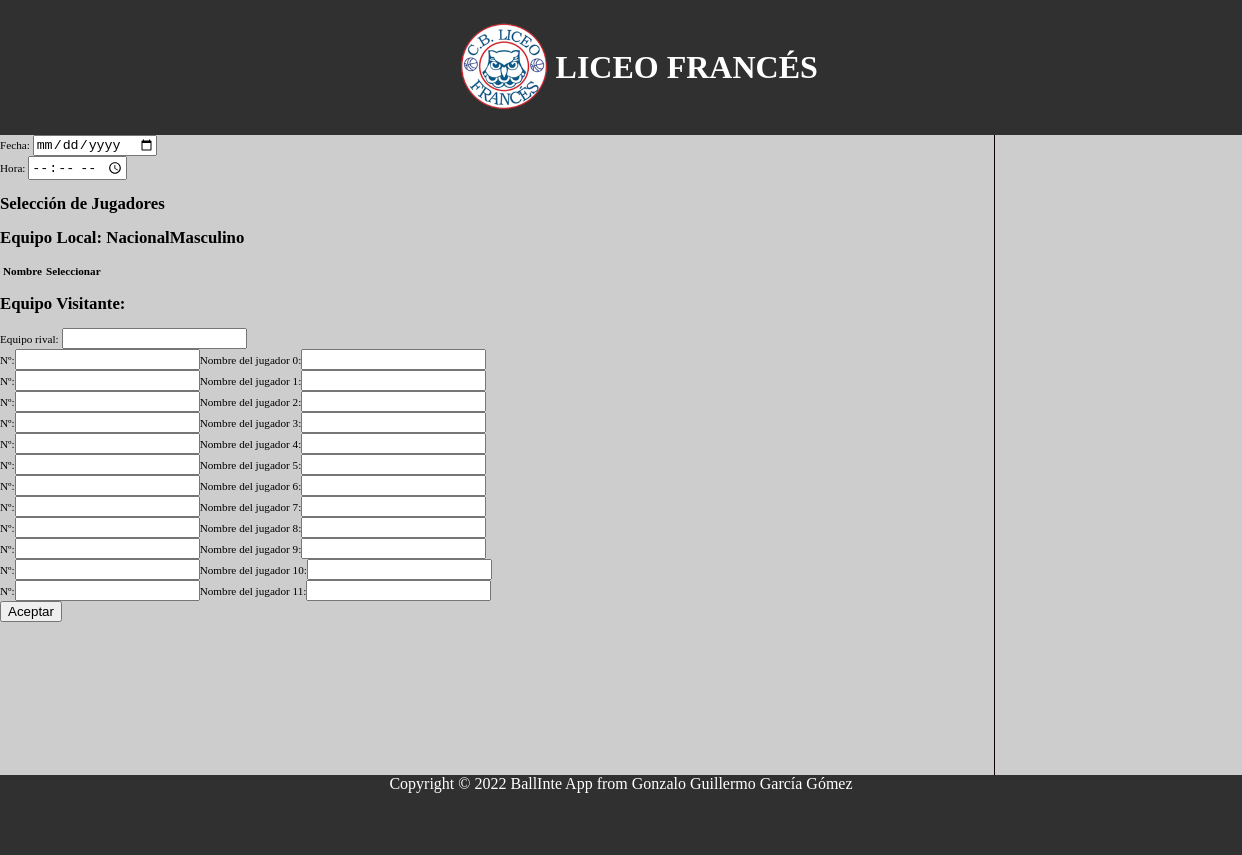
The page /seleccion_jugadores.php?idEquipo=NacionalMasculino on the database as committed earlier.
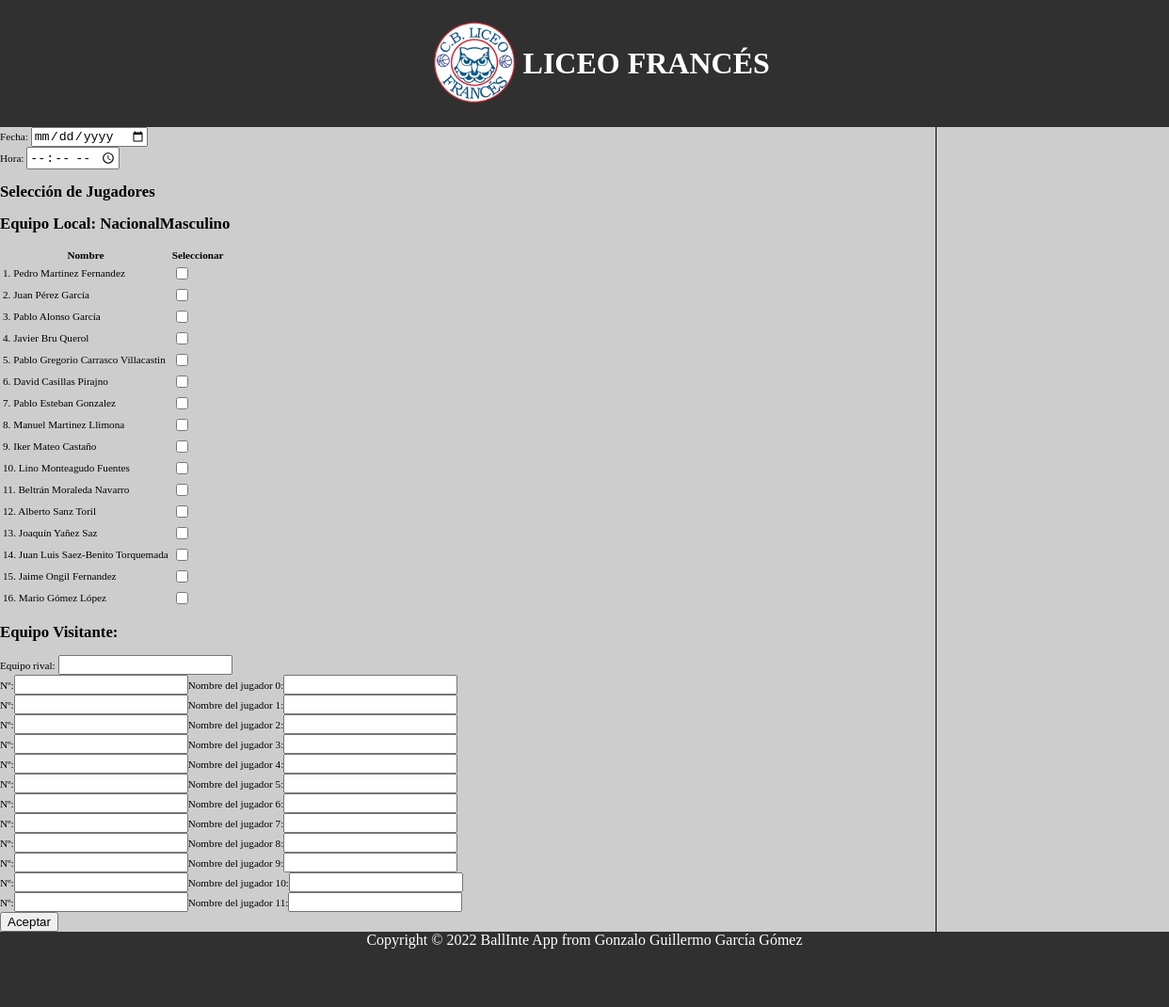
The same page on the database as committed later.
### tables this page shows
CREATE TABLE `jugadores` (
  `id` int(11) NOT NULL,
  `user` varchar(50) DEFAULT NULL,
  `nombre` varchar(50) NOT NULL,
  `apellido1` varchar(50) NOT NULL,
  `apellido2` varchar(50) NOT NULL,
  `numero` int(2) DEFAULT NULL,
  `PJ` int(5) NOT NULL,
  `MT` int(10) NOT NULL,
  `TIT` int(5) NOT NULL,
  `SUP` int(5) NOT NULL,
  `MSMS` float NOT NULL,
  `T2A` int(5) NOT NULL,
  `T2F` int(5) NOT NULL,
  `T3A` int(5) NOT NULL,
  `T3F` int(5) NOT NULL,
  `TLA` int(5) NOT NULL,
  `TLF` int(5) NOT NULL,
  `FLH` int(5) NOT NULL,
  `FLR` int(5) NOT NULL,
  `RBO` int(5) NOT NULL,
  `RBD` int(5) NOT NULL,
  `ROB` int(5) NOT NULL,
  `TAP` int(5) NOT NULL,
  `PRD` int(5) NOT NULL,
  `AST` int(5) NOT NULL
);

### seleccion_jugadores.php (called while the page is built, shortened)
<?php
require_once __DIR__.'/includes/config.php';
$contenidoPrincipal = '';
$idEquipoLocal = $_GET['idEquipo'] ?? null;
$formulario = new es\ucm\fdi\FormularioSeleccionJugadores($idEquipoLocal);
$FormularioSeleccionJugadores = $formulario->gestiona();
$contenidoPrincipal .= <<<EOS
    $FormularioSeleccionJugadores
EOS;
require __DIR__.'/includes/vistas/plantilla.php';

### includes/Equipo.php (called while the page is built, shortened)
<?php
class Equipo{
    public static function getidEquipo($equipo_id){
        $conn = Aplicacion::getInstance()->getConexionBd();
        $query = sprintf("SELECT id FROM equipos WHERE id_equipo = '%s'", $conn->real_escape_string($equipo_id));
        $rs = $conn->query($query);
        $result = false;
        if ($rs) {
            $fila = $rs->fetch_assoc();
            if ($fila) {
                $result = $fila['id'];
            }
        } else {
            error_log("Error BD ({$conn->errno}): {$conn->error}");
        }
        return $result;
    }
    public static function getJugadoresEquipo($equipo_id){
        $id_equipo = self::getidEquipo($equipo_id);
        $conn = Aplicacion::getInstance()->getConexionBd();
        $query = sprintf("SELECT user,nombre,apellido1,apellido2
        FROM jugadores
        INNER JOIN usuarios_equipos
        ON jugadores.id = usuarios_equipos.usuario_id
        WHERE usuarios_equipos.equipo_id = '$id_equipo'");
        $rs = $conn->query($query);
        $result = false;
        $jugadores = array();
            if ($rs) {
                $i = 0;
                while ($row = $rs->fetch_assoc()) {
                    $jugadores[$i] = array(
                        'user' => $row['user'],
                        'nombre' => $row['nombre'],
                        'apellido1' => $row['apellido1'],
                        'apellido2' => $row['apellido2']
                    );
                    $i++;
                }
                $result = $jugadores;
            } else {
                error_log("Error BD ({$conn->errno}): {$conn->error}");
            }
        return $result;
    }
}
?>

### includes/config.php (called while the page is built, shortened)
<?php
spl_autoload_register(function ($class) {
    $prefix = 'es\\ucm\\fdi\\';
    $base_dir = __DIR__ . '/';
    $len = strlen($prefix);
    $relative_class = substr($class, $len);
    if(substr($relative_class,0,10) == 'Formulario'){
        $file = $base_dir . 'formularios/' . str_replace('\\', '/', $relative_class) . '.php';
    }
    if(substr($relative_class,0,7) == 'Usuario'){
        $file = $base_dir . 'usuarios/' . str_replace('\\', '/', $relative_class) . '.php';
        if (file_exists($file)) {
            require $file;
        }
    }
    else{
        $file = $base_dir . str_replace('\\', '/', $relative_class) . '.php';
    }
});
?>

### includes/formularios/FormularioSeleccionJugadores.php (the view, shortened to what this page needs)
<?php
class FormularioSeleccionJugadores extends Formulario{
    private $idEquipo;
    public function __construct($idEquipo) {
        $this->idEquipo = $idEquipo;
    }
    protected function generaCamposFormulario(&$datos){
        $html = "";
        $jugadores = Equipo::getJugadoresEquipo($this->idEquipo);
        $html .= <<<EOF
        <div>
            <label for="seleccion_fecha">Fecha:</label>
            <input type="date" id="seleccion_fecha" name="seleccion_fecha">
        </div>
        <div>
            <label for="seleccion_hora">Hora:</label>
            <input type="time" id="seleccion_hora" name="seleccion_hora">
        </div>
        <div>
        <h1>Selección de Jugadores</h1>
        <h2>Equipo Local: $this->idEquipo</h2>
            <table>
                <thead>
                    <tr>
                        <th>Nombre</th>
                        <th>Seleccionar</th>
                    </tr>
                </thead>
                <tbody>
        EOF;
        $contador = 1;
        foreach ($jugadores as $jugador) {
            $html .= "<tr>";
            $html .= "<td>" . $contador . ". " .  $jugador['nombre'] . " " . $jugador['apellido1'] . " " .  $jugador['apellido2'] . " " . "</td>";
            $html .= "<td><input type='checkbox' name='seleccionados[]' value='" . $jugador['user']. "'></td>";
            $html .= "</tr>";
            $contador++;
        }
        $html .= <<<EOF
                </tbody>
            </table>
        </div>
        <div>
            <h2>Equipo Visitante:</h2>
            <label for="equipo_rival">Equipo rival:</label>
            <input type="text" id="equipo_rival" name="equipo_rival">
        </div>
        EOF;
        for ($i = 0; $i < 12; $i++) {
            $html .= "<div>";
            $html .= "<label for='numero$i'>Nº:</label><input type='text' name='numero$i' id='numero$i'>";
            $html .= "<label for='nombre$i'>Nombre del jugador $i:</label><input type='text' name='nombre$i' id='nombre$i'>";
            $html .= "</div>";
        }
        $html .= '<input type="hidden" name="idEquipo" value="' . $this->idEquipo . '">';
        $html .= <<<EOF
            <input type="submit" value="Aceptar">
        EOF;
        return $html;
    }
}

### includes/formularios/Formulario.php (shortened to what this page needs)
<?php
abstract class Formulario{
    protected $formId;
    protected $method;
    protected $action;
    protected $classAtt;
    protected $enctype;
    public function __construct($formId, $opciones = array())
    {
        $this->formId = $formId;
        $opcionesPorDefecto = array('action' => null, 'method' => 'POST', 'class' => null, 'enctype' => null, 'urlRedireccion' => null);
        $opciones = array_merge($opcionesPorDefecto, $opciones);
        $this->action = $opciones['action'];
        $this->method = $opciones['method'];
        $this->classAtt = $opciones['class'];
        $this->enctype  = $opciones['enctype'];
        if (!$this->action) {
            $this->action = htmlspecialchars($_SERVER['REQUEST_URI']);
        }
    }
    public function gestiona()
    {
        $datos = &$_POST;
        if (!$this->formularioEnviado($datos)) {
            return $this->generaFormulario();
        }
    }
    protected function formularioEnviado(&$datos)
    {
        return isset($datos['formId']) && $datos['formId'] == $this->formId;
    }
    protected function generaFormulario(&$datos = array())
    {
        $htmlCamposFormularios = $this->generaCamposFormulario($datos);
        $classAtt = $this->classAtt != null ? "class=\"{$this->classAtt}\"" : '';
        $enctypeAtt = $this->enctype != null ? "enctype=\"{$this->enctype}\"" : '';
        $htmlForm = <<<EOS
        <form method="{$this->method}" action="{$this->action}" id="{$this->formId}" {$classAtt} {$enctypeAtt}>
            <input type="hidden" name="formId" value="{$this->formId}" />
            $htmlCamposFormularios
        </form>
        EOS;
        return $htmlForm;
    }
}

### includes/vistas/plantilla.php (shortened to what this page needs)
<!DOCTYPE html>
<html>
    <head>
        <link rel="stylesheet" href="https://use.fontawesome.com/releases/v5.8.1/css/all.css">
        <link rel="stylesheet" type="text/css" href="<?= RUTA_CSS ?>/estilo.css" />
        <link rel="stylesheet" type="text/css" href="<?= RUTA_CSS ?>/stylesheet.css" />
        <link rel="stylesheet" type="text/css" href="<?= RUTA_CSS ?>/automatizacion.css" />
        <link rel="stylesheet" type="text/css" href="<?= RUTA_CSS ?>/sidebarDer.css" />
        <link rel="stylesheet" type="text/css" href="<?= RUTA_CSS ?>/cabecera.css" />
        <link rel="stylesheet" type="text/css" href="<?= RUTA_CSS ?>/estilosjs.css" />
        <link rel="stylesheet" type="text/css" href="<?= RUTA_CSS ?>/analizadorstyles.css" />
    </head>
</html>
<body>
    <?php
        if (isset($_SESSION["login"]) && ($_SESSION["login"] === true)) {
            require('./includes/vistas/cabecera.php');
            require('./includes/vistas/sidebarDer.php');
            require('./includes/vistas/main.php');
            require('./includes/vistas/pie.php');
        }
        else{
            require('./includes/vistas/cabecera.php');
            require('./includes/vistas/noLog.php');
            require('./includes/vistas/pie.php');
        }
    ?>
</body>

### includes/vistas/cabecera.php (shortened to what this page needs)
<header>
	<div class="cabeza">
			<div class="imagenCabecera">
				<a href="index.php"><img src="<?= RUTA_IMGS . '/icono_club.png' ?>" alt="imagen"></a>
			</div>
			<div class="tituloCabecera">
				<h1>LICEO FRANCÉS</h1>
			</div>
</header>

### includes/vistas/nolog.php
<main id="NoLog">
    <article>
        <?= $contenidoPrincipal ?>
    </article>
</main>

### includes/vistas/pie.php
<footer>
Copyright © 2022 BallInte App from Gonzalo Guillermo García Gómez
</footer>

### styles/estilo.css (style rules this page uses)
footer { clear: both; background-color: #303030; color: white; text-align: center; }
main#NoLog { font-size: 0.7em; }

### styles/stylesheet.css (style rules this page uses)
body { background-color: #CDCDCD; margin:0px; min-height:100vh; width: 100%; height: 100%; }
main { min-height: 80vh; height: 100%; float: left; width: 80%; display: flex; flex-direction: column; border-right: 1px solid rgb(10, 2, 2); }
footer { min-height: 10vh; }

### styles/cabecera.css (style rules this page uses)
header { min-height: 10vh; background-color: #303030; color: white; }
header img { max-width: 100%; width: auto; max-height: 100%; }
header div.cabeza { padding: 2vh; height: 100%; width: 100%; display: flex; flex-flow: row wrap; justify-content: center; align-items: center; }
header div.cabeza div.imagenCabecera { height: 100%; width: 8%; justify-content: center; float: left; }
header div.cabeza div.tituloCabecera { height: 100%; justify-content: center; float: left; }

Rows that differ between the two databases and show on the page:
added jugadores: nombre "Pedro", apellido1 "Martinez", apellido2 "Fernandez"
added jugadores: nombre "Juan", apellido1 "Pérez", apellido2 "García"
added jugadores: nombre "Pablo", apellido1 "Alonso", apellido2 "García"
added jugadores: nombre "Javier", apellido1 "Bru", apellido2 "Querol"
added jugadores: nombre "Pablo Gregorio", apellido1 "Carrasco", apellido2 "Villacastin"
added jugadores: nombre "David", apellido1 "Casillas", apellido2 "Pirajno"
added jugadores: nombre "Pablo", apellido1 "Esteban", apellido2 "Gonzalez"
added jugadores: nombre "Manuel", apellido1 "Martinez", apellido2 "Llimona"
added jugadores: nombre "Iker", apellido1 "Mateo", apellido2 "Castaño"
added jugadores: nombre "Lino", apellido1 "Monteagudo", apellido2 "Fuentes"
added jugadores: nombre "Beltrán", apellido1 "Moraleda", apellido2 "Navarro"
added jugadores: nombre "Alberto", apellido1 "Sanz", apellido2 "Toril"
added jugadores: nombre "Joaquín", apellido1 "Yañez", apellido2 "Saz"
added jugadores: nombre "Juan Luis", apellido1 "Saez-Benito", apellido2 "Torquemada"
added jugadores: nombre "Jaime", apellido1 "Ongil", apellido2 "Fernandez"
added jugadores: nombre "Mario", apellido1 "Gómez", apellido2 "López"
